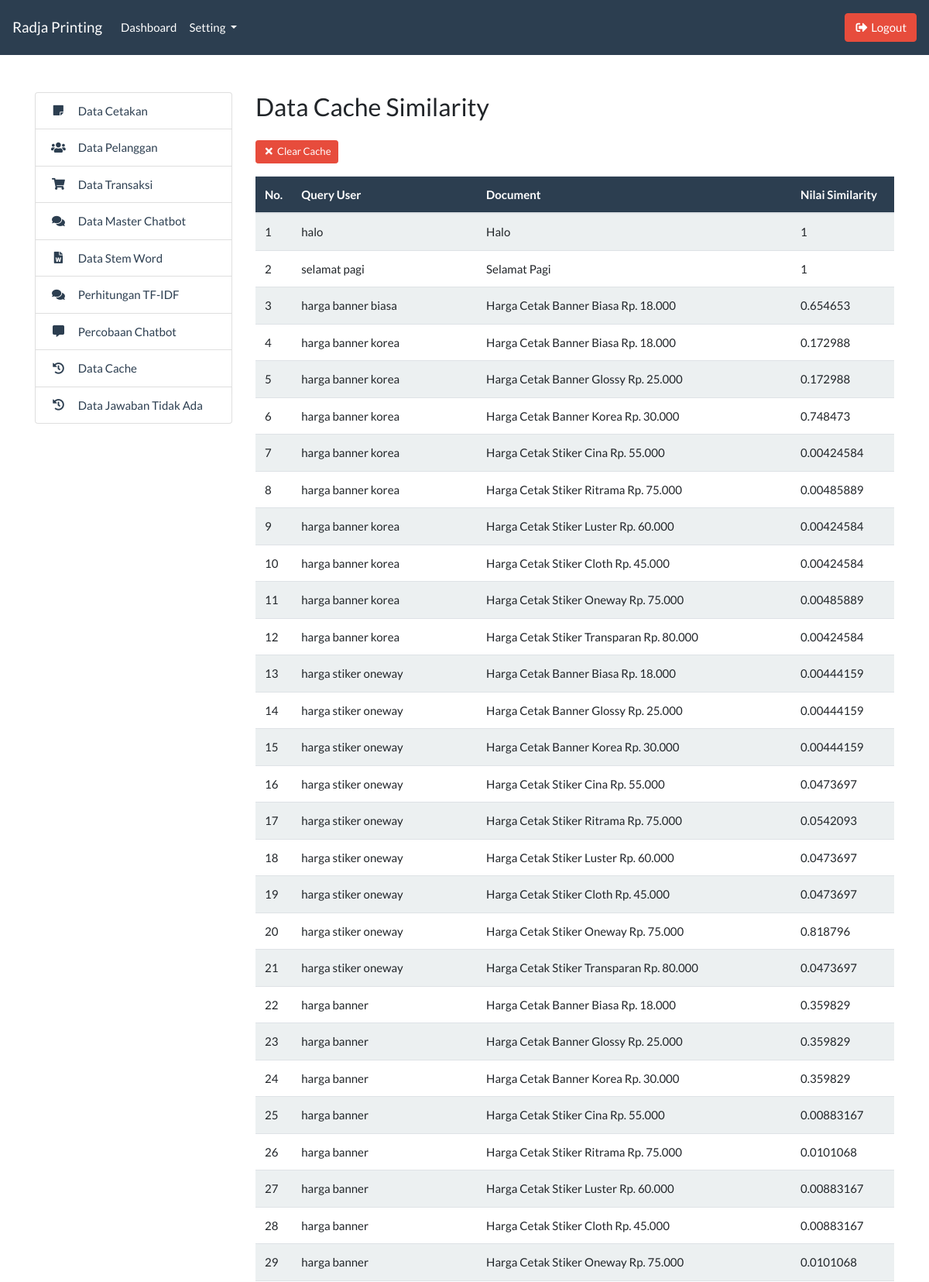
The page /admin/cache_index.php (signed in, upper part) on the database its author committed.
### tables this page shows
CREATE TABLE `tb_cache` (
  `id` int(11) NOT NULL,
  `query` varchar(255) NOT NULL,
  `doc_id` int(11) NOT NULL,
  `nilai` float NOT NULL
);

CREATE TABLE `tb_dokumen` (
  `id` int(11) NOT NULL,
  `dokumen` varchar(255) NOT NULL
);

### admin/cache_index.php (the view)
<?php include '../templates/admin_header.php'; ?>
<?php include '../templates/admin_sidebar.php'; ?>
<div class="col-md-9">
    <h3>Data Cache Similarity</h3>
    <a href="cache_delete.php" class="btn btn-danger btn-sm my-3">
        <i class="fas fa-fw fa-times"></i> Clear Cache
    </a>
    <table class="table table-striped">
        <thead class="bg-primary text-white">
            <tr>
                <th width="5%">No.</th>
                <th>Query User</th>
                <th>Document</th>
                <th>Nilai Similarity</th>
            </tr>
        </thead>
        <tbody>
            <?php
                include '../koneksi.php';
                $no = 1;
                $query = mysqli_query($koneksi, "SELECT c.*, d.dokumen FROM tb_cache AS C LEFT JOIN tb_dokumen AS d ON c.doc_id = d.id");
                while($result = mysqli_fetch_array($query)){
            ?>
            <tr>
                <td><?= $no++; ?></td>
                <td><?= $result['query']; ?></td>
                <td><?= $result['dokumen']; ?></td>
                <td><?= $result['nilai']; ?></td>
            </tr>
            <?php } ?>
        </tbody>
    </table>
</div>
<?php include '../templates/admin_footer.php'; ?>

### assets/css/all.css (style rules this page uses)
.fa, .fas, .far, .fal, .fad, .fab { -moz-osx-font-smoothing: grayscale; -webkit-font-smoothing: antialiased; display: inline-block; font-style: normal; font-variant: normal; text-rendering: auto; line-height: 1; }
.fa-fw { text-align: center; width: 1.25em; }
.fa-times:before { content: "\f00d"; }
.fa, .fas { font-family: 'Font Awesome 5 Free'; font-weight: 900; }

### rows shown on the page
tb_cache: query "halo", tb_dokumen.dokumen "Halo", nilai "1"
tb_cache: query "selamat pagi", tb_dokumen.dokumen "Selamat Pagi", nilai "1"
tb_cache: query "harga banner biasa", tb_dokumen.dokumen "Harga Cetak Banner Biasa Rp. 18.000", nilai "0.654653"
tb_cache: query "harga banner korea", tb_dokumen.dokumen "Harga Cetak Banner Biasa Rp. 18.000", nilai "0.172988"
tb_cache: query "harga banner korea", tb_dokumen.dokumen "Harga Cetak Banner Glossy Rp. 25.000", nilai "0.172988"
tb_cache: query "harga banner korea", tb_dokumen.dokumen "Harga Cetak Banner Korea Rp. 30.000", nilai "0.748473"
tb_cache: query "harga banner korea", tb_dokumen.dokumen "Harga Cetak Stiker Cina Rp. 55.000", nilai "0.00424584"
tb_cache: query "harga banner korea", tb_dokumen.dokumen "Harga Cetak Stiker Ritrama Rp. 75.000", nilai "0.00485889"
tb_cache: query "harga banner korea", tb_dokumen.dokumen "Harga Cetak Stiker Luster Rp. 60.000", nilai "0.00424584"
tb_cache: query "harga banner korea", tb_dokumen.dokumen "Harga Cetak Stiker Cloth Rp. 45.000", nilai "0.00424584"
tb_cache: query "harga banner korea", tb_dokumen.dokumen "Harga Cetak Stiker Oneway Rp. 75.000", nilai "0.00485889"
tb_cache: query "harga banner korea", tb_dokumen.dokumen "Harga Cetak Stiker Transparan Rp. 80.000", nilai "0.00424584"
tb_cache: query "harga stiker oneway", tb_dokumen.dokumen "Harga Cetak Banner Biasa Rp. 18.000", nilai "0.00444159"
tb_cache: query "harga stiker oneway", tb_dokumen.dokumen "Harga Cetak Banner Glossy Rp. 25.000", nilai "0.00444159"
tb_cache: query "harga stiker oneway", tb_dokumen.dokumen "Harga Cetak Banner Korea Rp. 30.000", nilai "0.00444159"
tb_cache: query "harga stiker oneway", tb_dokumen.dokumen "Harga Cetak Stiker Cina Rp. 55.000", nilai "0.0473697"
tb_cache: query "harga stiker oneway", tb_dokumen.dokumen "Harga Cetak Stiker Ritrama Rp. 75.000", nilai "0.0542093"
tb_cache: query "harga stiker oneway", tb_dokumen.dokumen "Harga Cetak Stiker Luster Rp. 60.000", nilai "0.0473697"
tb_cache: query "harga stiker oneway", tb_dokumen.dokumen "Harga Cetak Stiker Cloth Rp. 45.000", nilai "0.0473697"
tb_cache: query "harga stiker oneway", tb_dokumen.dokumen "Harga Cetak Stiker Oneway Rp. 75.000", nilai "0.818796"
tb_cache: query "harga stiker oneway", tb_dokumen.dokumen "Harga Cetak Stiker Transparan Rp. 80.000", nilai "0.0473697"
tb_cache: query "harga banner", tb_dokumen.dokumen "Harga Cetak Banner Biasa Rp. 18.000", nilai "0.359829"
tb_cache: query "harga banner", tb_dokumen.dokumen "Harga Cetak Banner Glossy Rp. 25.000", nilai "0.359829"
tb_cache: query "harga banner", tb_dokumen.dokumen "Harga Cetak Banner Korea Rp. 30.000", nilai "0.359829"
tb_cache: query "harga banner", tb_dokumen.dokumen "Harga Cetak Stiker Cina Rp. 55.000", nilai "0.00883167"
tb_cache: query "harga banner", tb_dokumen.dokumen "Harga Cetak Stiker Ritrama Rp. 75.000", nilai "0.0101068"
tb_cache: query "harga banner", tb_dokumen.dokumen "Harga Cetak Stiker Luster Rp. 60.000", nilai "0.00883167"
tb_cache: query "harga banner", tb_dokumen.dokumen "Harga Cetak Stiker Cloth Rp. 45.000", nilai "0.00883167"
tb_cache: query "harga banner", tb_dokumen.dokumen "Harga Cetak Stiker Oneway Rp. 75.000", nilai "0.0101068"
